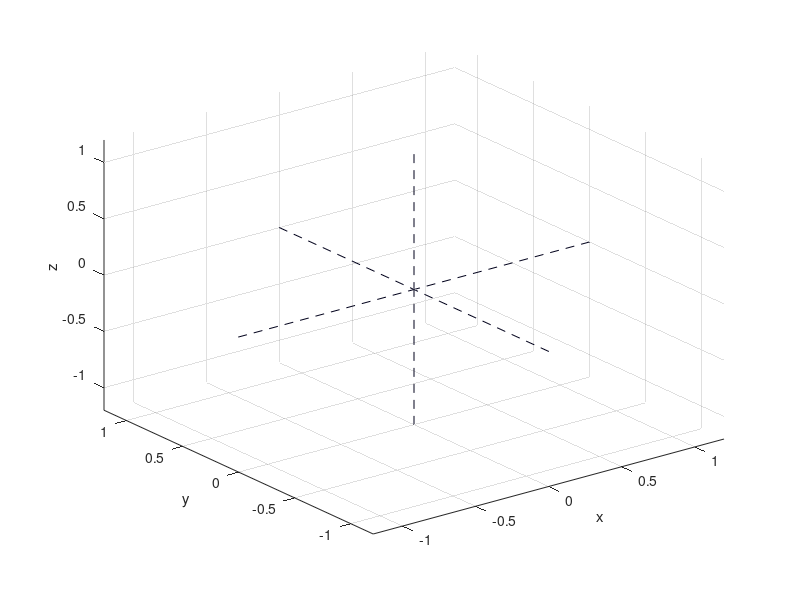

Here is the MATLAB script that generated this plot:
function [xax, yax, zax] = createAxis(xl, yl, zl)
% % % % IRINA GRIGORESCU
% % % % Date created: a long time ago
% % % % Date updated: 03-05-2017
% % % % 
% % % % INPUT:
% % % %     xl, yl, zl - limits of axis of 3D figure
% % % % 
% % % % OUTPUT:
% % % %     xax, yax, zax - the x-/y-/z-axis handles
% % % % 

% % Prerequisites
% Test if all parameters are missing
if nargin < 1
   xl = 1.2;
   yl = 1.2;
   zl = 1.2;
end
% Test if only xl was provided
if nargin < 2
   yl = xl;
   zl = xl;
end
% Test if both xl and yl were provided
if nargin < 3
   zl = min(xl,yl);
end

% Plot z-axis
zax = plot3([[0 0 0]',[0 0 0]'], ...
            [[0 0 0]',[0 0 0]'], ...
            [[5 0 0]',[-5 0 0]'], ...
            '--', 'Color', [0 0 0.1]); % z
hold on
% Plot y-axis
yax = plot3([[0 0 0]',[0 0 0]'], ...
            [[5 0 0]',[-5 0 0]'], ...
            [[0 0 0]',[0 0 0]'], ...
            '--', 'Color', [0 0 0.1]); % y
hold on
% Plot x-axis
xax = plot3([[5 0 0]',[-5 0 0]'], ...
            [[0 0 0]',[0 0 0]'], ...
            [[0 0 0]',[0 0 0]'], ...
            '--', 'Color', [0 0 0.1]); % x
grid on
% Label them
xlabel('x')
ylabel('y')
zlabel('z')
% Limit the axis
xlim([-xl xl])
ylim([-yl yl])
zlim([-zl zl])

end